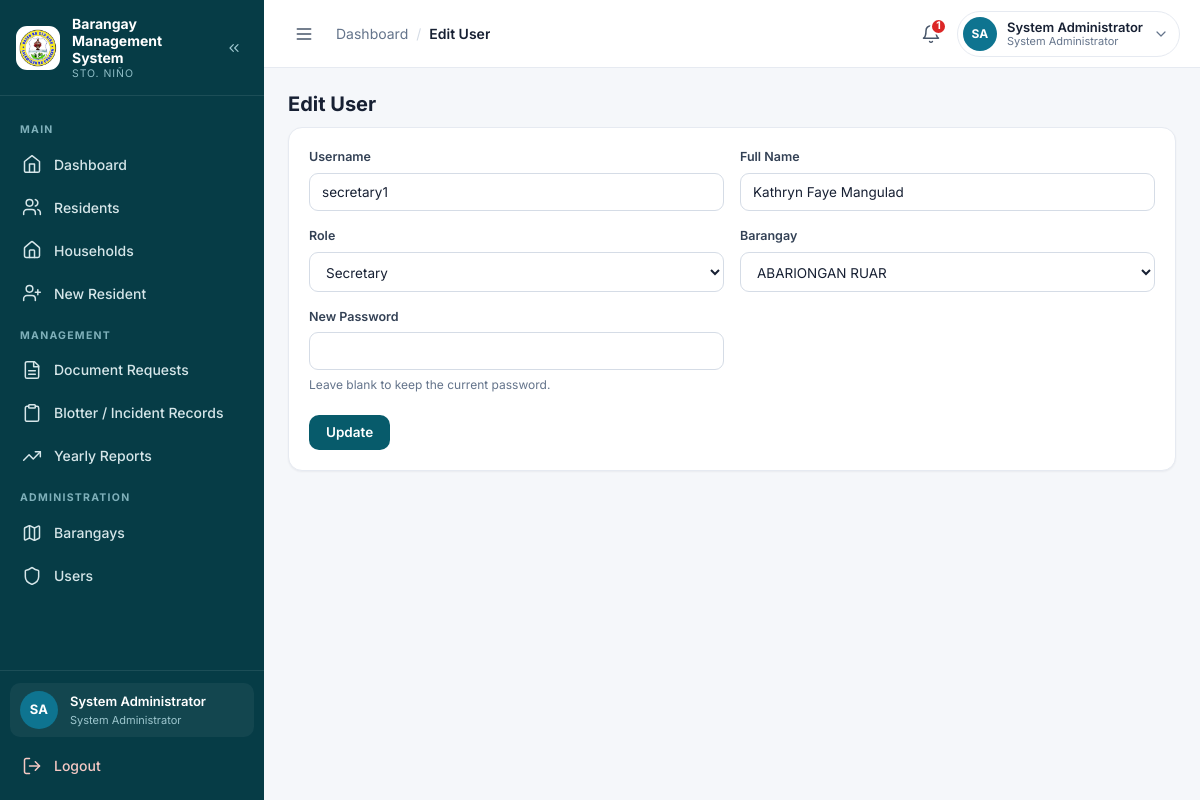
/admin/user_edit.php?id=2 (signed in), run on the app's committed database.
### tables this page shows
CREATE TABLE `users` (
  `id` int(11) NOT NULL AUTO_INCREMENT,
  `username` varchar(100) NOT NULL,
  `email` varchar(255) DEFAULT NULL,
  `password` varchar(255) NOT NULL,
  `full_name` varchar(150) NOT NULL,
  `role` enum('admin','secretary','resident') NOT NULL DEFAULT 'secretary',
  `barangay_id` int(11) DEFAULT NULL,
  `brgy_name` varchar(100) DEFAULT NULL,
  `created_at` timestamp NOT NULL DEFAULT current_timestamp(),
  `status` enum('pending','active','rejected','suspended') NOT NULL DEFAULT 'active',
  `deleted_at` timestamp NULL DEFAULT NULL,
  PRIMARY KEY (`id`),
  UNIQUE KEY `username` (`username`),
  UNIQUE KEY `uq_users_email` (`email`),
  KEY `barangay_id` (`barangay_id`),
  KEY `idx_users_deleted_at` (`deleted_at`),
  CONSTRAINT `users_ibfk_1` FOREIGN KEY (`barangay_id`) REFERENCES `barangays` (`id`)
);

CREATE TABLE `barangays` (
  `id` int(11) NOT NULL AUTO_INCREMENT,
  `barangay_name` varchar(150) NOT NULL,
  `created_at` timestamp NOT NULL DEFAULT current_timestamp(),
  PRIMARY KEY (`id`),
  UNIQUE KEY `barangay_name` (`barangay_name`)
);

### config/config.php (called while the page is built, shortened)
<?php
function e($value) { return htmlspecialchars((string)$value, ENT_QUOTES, 'UTF-8'); }

### admin/user_edit.php (the view, shortened to what this page needs)
<?php
require_once __DIR__ . '/../config/config.php'; require_admin(); $id=(int)($_GET['id']??0);$page_title='Edit User';
$s=$conn->prepare('SELECT * FROM users WHERE id=? AND deleted_at IS NULL');
$s->bind_param('i',$id);$s->execute();
$r=$s->get_result()->fetch_assoc();$s->close();if(!$r)die('User not found.');
$barangays=$conn->query('SELECT id,barangay_name FROM barangays ORDER BY barangay_name');
include BASE_PATH . '/partials/header.php';?>
<h2>Edit User</h2>
<div class="card"><form method="post"><?= csrf_field() ?><div class="form-grid">
    <div><label for="username">Username</label><input id="username" name="username" value="<?=e($r['username'])?>" required></div>
    <div><label for="full_name">Full Name</label><input id="full_name" name="full_name" value="<?=e($r['full_name'])?>" required></div>
    <div>
        <label for="role">Role</label>
        <select id="role" name="role">
            <option value="secretary"<?= $r['role']==='secretary' ? ' selected' : '' ?>>Secretary</option>
        </select>
    </div>
    <div>
        <label for="barangay_id">Barangay</label>
        <select id="barangay_id" name="barangay_id">
            <?php while($b=$barangays->fetch_assoc()): ?>
                <option value="<?= (int)$b['id'] ?>"<?= (int)$r['barangay_id']===(int)$b['id'] ? ' selected' : '' ?>>
                    <?= e($b['barangay_name']) ?>
                </option>
            <?php endwhile; ?>
        </select>
    </div>
    <div>
        <label for="password">New Password</label>
        <input id="password" type="password" name="password" minlength="8" autocomplete="new-password">
        <p class="field-hint">Leave blank to keep the current password.</p>
    </div>
</div><br><button class="btn" type="submit">Update</button></form></div><?php include BASE_PATH . '/partials/footer.php';

### assets/css/style.css (style rules this page uses)
:root { --primary: #075B6B; --primary-700: #054C59; --primary-900: #063C46; --secondary: #0E7490; --accent: #E58B82; --bg: #F5F7FA; --card: #FFFFFF; --text: #172033; --muted: #64748B; --success: #16A34A; --warning: #F59E0B; --danger: #DC2626; --info: #0E7490; --border: #E6EAF1; --border-strong: #D5DCE6; --sidebar-w: 264px; --sidebar-w-collapsed: 78px; --topbar-h: 68px; --radius: 14px; --radius-sm: 10px; --radius-lg: 18px; --shadow-sm: 0 1px 2px rgba(16, 24, 40, .05); --shadow: 0 4px 16px rgba(16, 24, 40, .06); --shadow-md: 0 12px 32px rgba(16, 24, 40, .12); --ring: 0 0 0 3px rgba(14, 116, 144, .18); --font: 'Inter', system-ui, -apple-system, 'Segoe UI', Roboto, Arial, sans-serif; }
*, *::before, *::after { box-sizing: border-box; }
html { -webkit-text-size-adjust: 100%; }
body { margin: 0; font-family: var(--font); background: var(--bg); color: var(--text); font-size: 14px; line-height: 1.5; -webkit-font-smoothing: antialiased; }
h1, h2, h3, h4 { margin: 0 0 10px; color: var(--text); line-height: 1.25; }
h2 { font-size: 20px; font-weight: 700; }
p { margin: 0 0 10px; }
.btn, .btn-primary { display: inline-flex; align-items: center; justify-content: center; gap: 8px; background: var(--primary); color: #fff; border: 1px solid transparent; border-radius: 10px; padding: 10px 16px; font-size: 13.5px; font-weight: 600; text-decoration: none; cursor: pointer; font-family: inherit; line-height: 1; transition: background .15s, box-shadow .15s, transform .05s; }
.card { background: var(--card); border: 1px solid var(--border); border-radius: var(--radius); padding: 20px; box-shadow: var(--shadow-sm); margin-bottom: 18px; min-width: 0; }
label { display: block; font-size: 12.5px; font-weight: 600; color: #334155; margin-bottom: 6px; }
input, select, textarea { width: 100%; padding: 10px 12px; border: 1px solid var(--border-strong); border-radius: 9px; background: #fff; font-size: 13.5px; color: var(--text); font-family: inherit; }
.form-grid { display: grid; grid-template-columns: repeat(2, minmax(0, 1fr)); gap: 16px; }
.field-hint { margin: 6px 0 0; font-size: 12px; color: var(--muted); line-height: 1.45; }

### data on the page
users: username "secretary1", full_name "Kathryn Faye Mangulad", role "Secretary", barangay_id "ABARIONGAN RUAR"

### other printed values
$group "MAIN"
$item['label'] "Dashboard"
$item['label'] "Residents"
$item['label'] "Households"
$item['label'] "New Resident"
$group "MANAGEMENT"
$item['label'] "Document Requests"
$item['label'] "Blotter / Incident Records"
$item['label'] "Yearly Reports"
$group "ADMINISTRATION"
$item['label'] "Barangays"
$item['label'] "Users"
$initials "SA"
$full_name "System Administrator"
$role_label "System Administrator"
